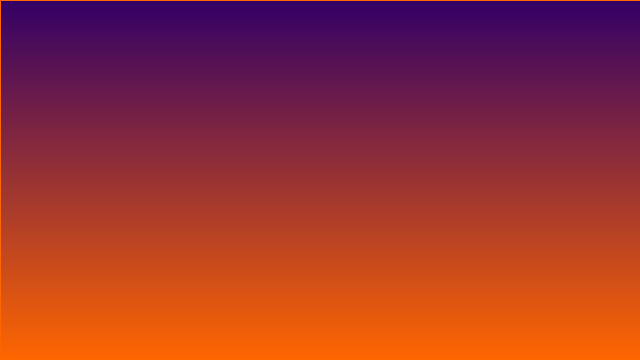
Frame 1 (no input)
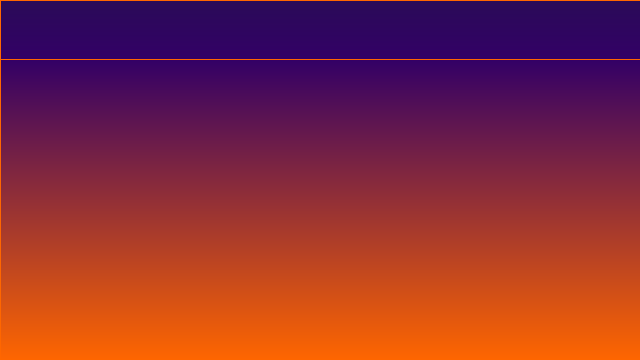
Frame 60 (the mouse pressed at the canvas centre just before this capture)
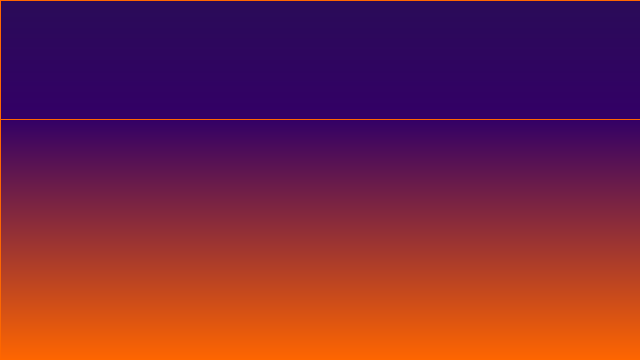
Frame 120 (the mouse held since frame 60 and released just before this capture)

The Processing sketch that drew these frames (run headless with seeded random() and noise(); from frame 60 on, the mouse is pressed at the canvas centre):

// Processing sketch: amaneceres
// ── amaneceres.pde
//The lerpColor() function is useful for interpolating between two colors.


// Constants
int Y_AXIS = 1;
int X_AXIS = 2;

color b1 = color(42,11,88);
color b2 = color(51,0,102);
color b3 = color(255, 102, 0);

color [] colores ={
  color(42,11,88),
//  color(51,0,102),
  color(255, 102, 0)
  //
  
  
};



float v= 1;
float corte1 = 0;
float corte2 = height;
//,corte2,corte3;

void setup() {
  size(640, 360);
  frameRate(60);
  // Define colors 
  noFill();
}

void draw() {
  
  //setGradient(0,0, width, height/2, b1, b2, Y_AXIS);
  //setGradient(0,height/2, width, height/2, b2, b3, Y_AXIS);

  setGradient(0,0, width, corte1, b1, b2, Y_AXIS);
  setGradient(0,int(corte1), width, height-corte1, b2, b3,Y_AXIS);
  
  rect(0,0, width, corte1);
  rect(0,corte1,width,height-corte1);
  
  if(corte1>height){
    corte1= 0;
    corte2= height/2;
  }else{
    corte1+= v;
    corte2-= v;
  }
  

}

void setGradient(int x, int y, float w, float h, color c1, color c2, int axis ) {

  noFill();

  if (axis == Y_AXIS) {  // Top to bottom gradient
    for (int i = y; i <= y+h; i++) {
      float inter = map(i, y, y+h, 0, 1);
      color c = lerpColor(c1, c2, inter);
      stroke(c);
      line(x, i, x+w, i);
    }
  }  
  else if (axis == X_AXIS) {  // Left to right gradient
    for (int i = x; i <= x+w; i++) {
      float inter = map(i, x, x+w, 0, 1);
      color c = lerpColor(c1, c2, inter);
      stroke(c);
      line(i, y, i, y+h);
    }
  }
}
